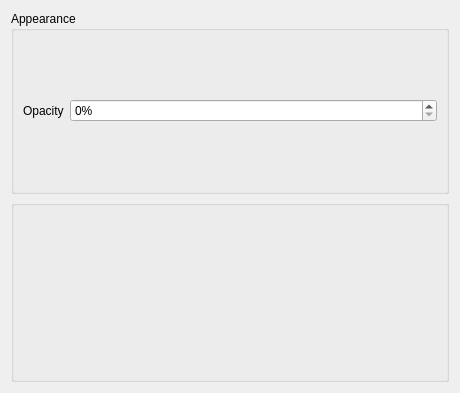
<?xml version="1.0" encoding="UTF-8"?>
<ui version="4.0">
 <class>PlasmaStockQuoteConfig</class>
 <widget class="QWidget" name="PlasmaStockQuoteConfig">
  <property name="geometry">
   <rect>
    <x>0</x>
    <y>0</y>
    <width>460</width>
    <height>393</height>
   </rect>
  </property>
  <property name="minimumSize">
   <size>
    <width>335</width>
    <height>313</height>
   </size>
  </property>
  <layout class="QVBoxLayout" name="verticalLayout">
   <item>
    <widget class="QGroupBox" name="groupBox">
     <property name="title">
      <string>Appearance</string>
     </property>
     <layout class="QHBoxLayout" name="horizontalLayout" stretch="0,1">
      <item>
       <widget class="QLabel" name="opacityLabel">
        <property name="text">
         <string>Opacity</string>
        </property>
       </widget>
      </item>
      <item>
       <widget class="QSpinBox" name="opacity">
        <property name="suffix">
         <string>%</string>
        </property>
        <property name="maximum">
         <number>100</number>
        </property>
        <property name="singleStep">
         <number>5</number>
        </property>
       </widget>
      </item>
     </layout>
    </widget>
   </item>
   <item>
    <widget class="StockConfig" name="stockConfig">
    </widget>
   </item>
  </layout>
 </widget>
 <customwidgets>
  <customwidget>
   <class>StockConfig</class>
   <extends>QGroupBox</extends>
   <header>stock_config.h</header>
  </customwidget>
 </customwidgets>
 <resources/>
 <connections/>
</ui>
